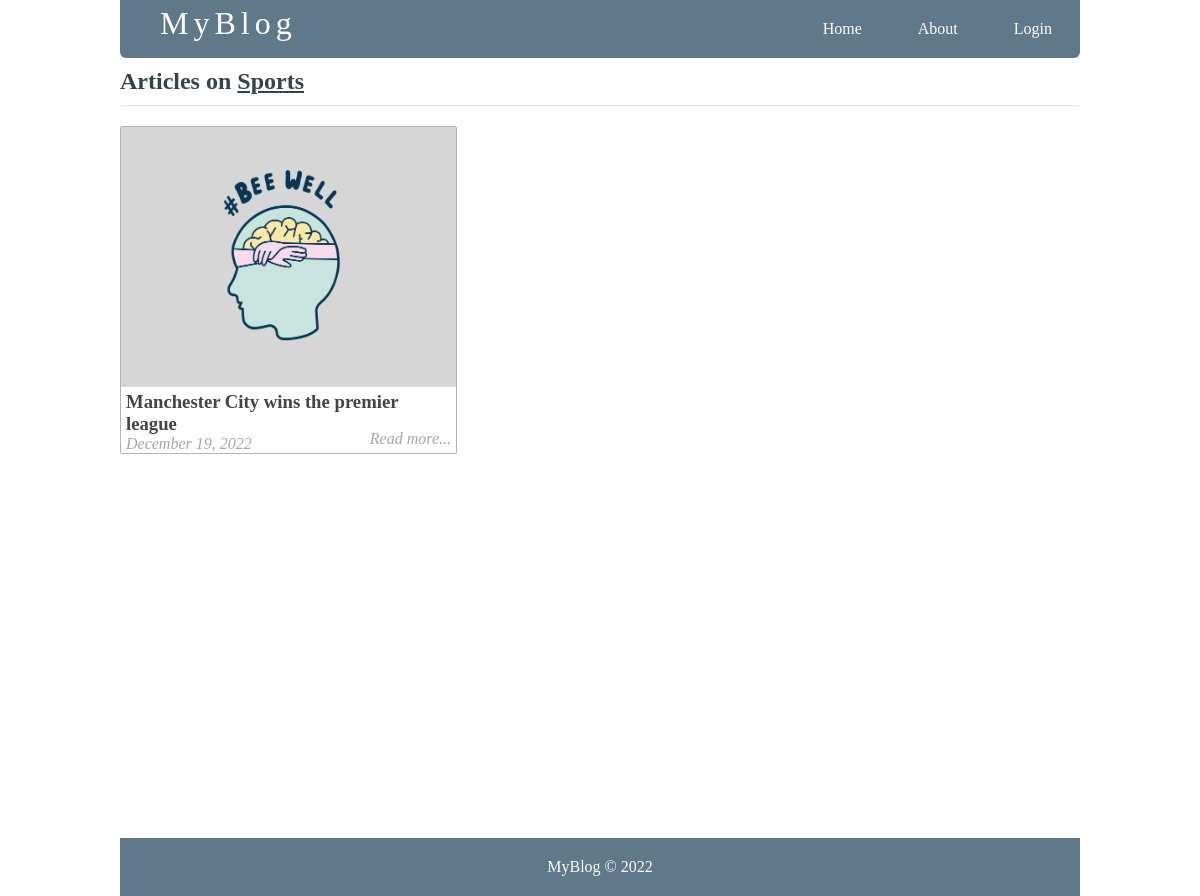
The app's page /articleby_topic.php?topic=4 with its own data.
### tables this page shows
CREATE TABLE `topics` (
  `id` int NOT NULL,
  `name` varchar(255) DEFAULT NULL,
  `topic_holder` varchar(255) DEFAULT NULL,
  PRIMARY KEY (`id`),
  UNIQUE KEY `topic_holder_UNIQUE` (`topic_holder`)
);

CREATE TABLE `articles` (
  `id` int NOT NULL AUTO_INCREMENT,
  `user_id` int DEFAULT NULL,
  `title` varchar(255) NOT NULL,
  `holder` varchar(255) NOT NULL,
  `views` int NOT NULL DEFAULT '0',
  `image` varchar(255) NOT NULL,
  `body` text NOT NULL,
  `published` tinyint(1) NOT NULL,
  `created_at` timestamp NOT NULL DEFAULT CURRENT_TIMESTAMP ON UPDATE CURRENT_TIMESTAMP,
  `updated_at` timestamp NOT NULL DEFAULT '0000-00-00 00:00:00',
  PRIMARY KEY (`id`),
  UNIQUE KEY `slug` (`holder`),
  KEY `user_id` (`user_id`),
  CONSTRAINT `articles_ibfk_1` FOREIGN KEY (`user_id`) REFERENCES `users` (`id`)
);

### functions.php (called while the page is built, shortened)
<?php
function getTopic($articlId){
    global $conn;
    $sql = "SELECT * FROM topics WHERE id=
			(SELECT topic_id FROM posts WHERE article_id=$articlId) LIMIT 1";
	$result = mysqli_query($conn, $sql);
	$topic = mysqli_fetch_assoc($result);
	return $topic;
}
function getArticlesByTopic($topic_id) {
	global $conn;
	$sql = "SELECT * FROM articles
			WHERE articles.id IN
			(SELECT posts.article_id FROM posts
				WHERE posts.topic_id=$topic_id GROUP BY posts.article_id
				HAVING COUNT(1) = 1)";
	$result = mysqli_query($conn, $sql);
	$articles = mysqli_fetch_all($result, MYSQLI_ASSOC);
	$final_articles = array();
	foreach ($articles as $arts) {
		$arts['topic'] = getTopic($arts['id']);
		array_push($final_articles, $arts);
	}
	return $final_articles;
}
function getTopicById($topicId){
	global $conn;
	$sql = "SELECT name FROM topics WHERE id=$topicId";
	$result = mysqli_query($conn, $sql);
	$topic = mysqli_fetch_assoc($result);
	return $topic['name'];
}
?>

### articleby_topic.php (the view, shortened to what this page needs)
<?php include('connect.php'); ?>
<?php include('functions.php'); ?>
<?php
	if (isset($_GET['topic'])) {
		$topic_id = $_GET['topic'];
		$posts = getArticlesByTopic($topic_id);
	}
?>
<!DOCTYPE html>
<html>
<head>
	<link rel="stylesheet" href="css/style.css">
</head>
<body>
<div class="container">
<div class="navbar">
			<div class="brand">
				<a href="index.php"><h1>MyBlog</h1></a>
			</div>
			<ul>
			  <li><a class="active" href="index.php">Home</a></li>
			  <li><a href="about.php">About</a></li>
              <li><a href="login.php">Login</a></li>
			</ul>
		</div>
<div class="content">
	<h2 class="content-title">
		Articles on <u><?php echo getTopicById($topic_id); ?></u>
	</h2>
	<hr>
	<?php foreach ($posts as $post): ?>
		<div class="post" style="margin-left: 0px;">
			<img src="<?php echo 'images/' . $post['image']; ?>" class="post_image" alt="">
			<a href="single_article.php?post-slug=<?php echo $post['holder']; ?>">
				<div class="post_info">
					<h3><?php echo $post['title'] ?></h3>
					<div class="info">
						<span><?php echo date("F j, Y ", strtotime($post["created_at"])); ?></span>
						<span class="read_more">Read more...</span>
					</div>
				</div>
			</a>
		</div>
	<?php endforeach ?>
    </div>
		<div class="footer">
			<p>MyBlog &copy; 2022</p>
		</div>
	</div>
</body>
</html>

### style.css (style rules this page uses)
* { margin: 0px; padding: 0px; }
html { height: 100%; box-sizing: border-box; }
body { position: relative; margin: 0; padding-bottom: 6rem; min-height: 100%; }
h1, h2, h3, h4, h5, h6 { color: #444; font-family: 'sans-serif', cursive; }
a { text-decoration: none; }
ul, ol { margin-left: 40px; }
hr { margin: 10px 0px; opacity: .25; }
.container { width: 80%; margin: 0px auto; }
.navbar { margin: 0 auto; overflow: hidden; background-color: #5f788a; border-radius: 0px 0px 6px 6px; }
.navbar ul { list-style-type: none; float: right; }
.navbar ul li { float: left; font-family: cursive; }
.navbar ul li a { display: block; color: white; text-align: center; padding: 20px 28px; text-decoration: none; }
.navbar .brand { float: left; padding-top: 5px; padding-left: 40px; }
.navbar .brand h1 { color: white; font-size: 2em; letter-spacing: 5px; font-weight: 100; font-family: cursive; }
.footer { position: absolute; right: 0; bottom: 0; left: 0; color: white; background-color: #5f788a; text-align: center; width: 80%; margin: 20px auto 0px; padding: 20px 0px; }
.content { margin: 5px auto; border-radius: 5px; min-height: 400px; }
.content:after { content: ""; display: block; clear: both; }
.content .content-title { margin: 10px 0px; color: #374447; font-family: 'sans-serif', cursive;; }
.content .post { width: 335px; margin: 9px; min-height: 320px; float: left; border-radius: 2px; border: 1px solid #b3b3b3; position: relative; }
.content .post .post_image { height: 260px; width: 100%; background-size: 100%; }
.content .post .post_image { width: 100%; height: 260px; }
.content .post .post_info { height: 100%; padding: 0px 5px; font-weight: 200; font-family: cursive; }
.content .post .post_info { color: #222; }
.content .post .post_info span { color: #A6A6A6; font-style: italic; }
.content .post .post_info span.read_more { position: absolute; right: 5px; bottom: 5px; }

### records on screen
topics: name "Sports"
articles: image (placeholder picture), title "Manchester City wins the premier league", created_at "December 19, 2022"
